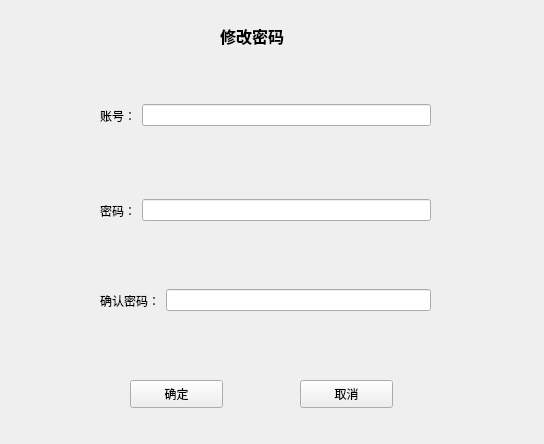
<?xml version="1.0" encoding="UTF-8"?>
<ui version="4.0">
 <class>editpasswd</class>
 <widget class="QWidget" name="editpasswd">
  <property name="geometry">
   <rect>
    <x>0</x>
    <y>0</y>
    <width>544</width>
    <height>444</height>
   </rect>
  </property>
  <property name="windowTitle">
   <string>Form</string>
  </property>
  <widget class="QLabel" name="label_3">
   <property name="geometry">
    <rect>
     <x>220</x>
     <y>20</y>
     <width>101</width>
     <height>31</height>
    </rect>
   </property>
   <property name="font">
    <font>
     <pointsize>12</pointsize>
     <weight>75</weight>
     <bold>true</bold>
    </font>
   </property>
   <property name="text">
    <string>修改密码</string>
   </property>
  </widget>
  <widget class="QWidget" name="horizontalLayoutWidget">
   <property name="geometry">
    <rect>
     <x>100</x>
     <y>170</y>
     <width>331</width>
     <height>81</height>
    </rect>
   </property>
   <layout class="QHBoxLayout" name="horizontalLayout">
    <item>
     <widget class="QLabel" name="label_2">
      <property name="text">
       <string>密码：</string>
      </property>
     </widget>
    </item>
    <item>
     <widget class="QLineEdit" name="lPasswd">
      <property name="echoMode">
       <enum>QLineEdit::Password</enum>
      </property>
     </widget>
    </item>
   </layout>
  </widget>
  <widget class="QWidget" name="horizontalLayoutWidget_2">
   <property name="geometry">
    <rect>
     <x>100</x>
     <y>70</y>
     <width>331</width>
     <height>91</height>
    </rect>
   </property>
   <layout class="QHBoxLayout" name="horizontalLayout_2">
    <item>
     <widget class="QLabel" name="label">
      <property name="text">
       <string>账号：</string>
      </property>
     </widget>
    </item>
    <item>
     <widget class="QLineEdit" name="lUsrname">
      <property name="echoMode">
       <enum>QLineEdit::Normal</enum>
      </property>
     </widget>
    </item>
   </layout>
  </widget>
  <widget class="QPushButton" name="bOk">
   <property name="geometry">
    <rect>
     <x>130</x>
     <y>380</y>
     <width>93</width>
     <height>28</height>
    </rect>
   </property>
   <property name="text">
    <string>确定</string>
   </property>
  </widget>
  <widget class="QPushButton" name="bCancel">
   <property name="geometry">
    <rect>
     <x>300</x>
     <y>380</y>
     <width>93</width>
     <height>28</height>
    </rect>
   </property>
   <property name="text">
    <string>取消</string>
   </property>
  </widget>
  <widget class="QWidget" name="horizontalLayoutWidget_3">
   <property name="geometry">
    <rect>
     <x>100</x>
     <y>260</y>
     <width>331</width>
     <height>81</height>
    </rect>
   </property>
   <layout class="QHBoxLayout" name="horizontalLayout_3">
    <item>
     <widget class="QLabel" name="label_4">
      <property name="text">
       <string>确认密码：</string>
      </property>
     </widget>
    </item>
    <item>
     <widget class="QLineEdit" name="lPasswdconfirm">
      <property name="echoMode">
       <enum>QLineEdit::Password</enum>
      </property>
     </widget>
    </item>
   </layout>
  </widget>
 </widget>
 <resources/>
 <connections/>
</ui>
